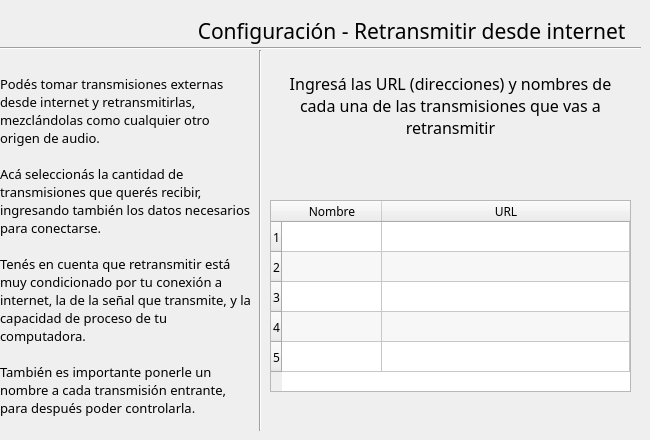
  <widget class="QWizardPage" name="PaginaConfiguracionHTTP">
   <property name="title">
    <string/>
   </property>
   <property name="subTitle">
    <string/>
   </property>
   <widget class="QLabel" name="label_3">
    <property name="geometry">
     <rect>
      <x>0</x>
      <y>60</y>
      <width>251</width>
      <height>371</height>
     </rect>
    </property>
    <property name="font">
     <font>
      <family>Freak Turbulence BRK</family>
      <pointsize>10</pointsize>
     </font>
    </property>
    <property name="text">
     <string>Podés tomar transmisiones externas desde internet y retransmitirlas, mezclándolas como cualquier otro origen de audio.

Acá seleccionás la cantidad de transmisiones que querés recibir, ingresando también los datos necesarios para conectarse.

Tenés en cuenta que retransmitir está muy condicionado por tu conexión a internet, la de la señal que transmite, y la capacidad de proceso de tu computadora.

También es importante ponerle un nombre a cada transmisión entrante, para después poder controlarla.</string>
    </property>
    <property name="wordWrap">
     <bool>true</bool>
    </property>
   </widget>
   <widget class="Line" name="line_8">
    <property name="geometry">
     <rect>
      <x>250</x>
      <y>50</y>
      <width>20</width>
      <height>381</height>
     </rect>
    </property>
    <property name="orientation">
     <enum>Qt::Vertical</enum>
    </property>
   </widget>
   <widget class="QLabel" name="label_4">
    <property name="geometry">
     <rect>
      <x>270</x>
      <y>70</y>
      <width>361</width>
      <height>71</height>
     </rect>
    </property>
    <property name="font">
     <font>
      <family>Freak Turbulence BRK</family>
      <pointsize>12</pointsize>
     </font>
    </property>
    <property name="text">
     <string>Ingresá las URL (direcciones) y nombres de cada una de las transmisiones que vas a retransmitir</string>
    </property>
    <property name="alignment">
     <set>Qt::AlignCenter</set>
    </property>
    <property name="wordWrap">
     <bool>true</bool>
    </property>
   </widget>
   <widget class="QTableWidget" name="tableWidget">
    <property name="geometry">
     <rect>
      <x>270</x>
      <y>200</y>
      <width>361</width>
      <height>192</height>
     </rect>
    </property>
    <property name="sizePolicy">
     <sizepolicy hsizetype="MinimumExpanding" vsizetype="Expanding">
      <horstretch>0</horstretch>
      <verstretch>0</verstretch>
     </sizepolicy>
    </property>
    <property name="minimumSize">
     <size>
      <width>300</width>
      <height>192</height>
     </size>
    </property>
    <property name="baseSize">
     <size>
      <width>0</width>
      <height>0</height>
     </size>
    </property>
    <property name="font">
     <font>
      <family>Jura</family>
     </font>
    </property>
    <property name="frameShape">
     <enum>QFrame::StyledPanel</enum>
    </property>
    <property name="frameShadow">
     <enum>QFrame::Sunken</enum>
    </property>
    <property name="alternatingRowColors">
     <bool>true</bool>
    </property>
    <property name="rowCount">
     <number>5</number>
    </property>
    <attribute name="horizontalHeaderCascadingSectionResizes">
     <bool>true</bool>
    </attribute>
    <attribute name="horizontalHeaderDefaultSectionSize">
     <number>100</number>
    </attribute>
    <attribute name="horizontalHeaderMinimumSectionSize">
     <number>50</number>
    </attribute>
    <attribute name="horizontalHeaderStretchLastSection">
     <bool>true</bool>
    </attribute>
    <attribute name="verticalHeaderDefaultSectionSize">
     <number>30</number>
    </attribute>
    <row/>
    <row/>
    <row/>
    <row/>
    <row/>
    <column>
     <property name="text">
      <string>Nombre</string>
     </property>
     <property name="font">
      <font>
       <family>Jura</family>
      </font>
     </property>
    </column>
    <column>
     <property name="text">
      <string>URL</string>
     </property>
     <property name="font">
      <font>
       <family>Jura</family>
      </font>
     </property>
    </column>
   </widget>
   <widget class="Line" name="line_14">
    <property name="geometry">
     <rect>
      <x>0</x>
      <y>40</y>
      <width>641</width>
      <height>16</height>
     </rect>
    </property>
    <property name="orientation">
     <enum>Qt::Horizontal</enum>
    </property>
   </widget>
   <widget class="QLabel" name="label_17">
    <property name="geometry">
     <rect>
      <x>0</x>
      <y>10</y>
      <width>631</width>
      <height>41</height>
     </rect>
    </property>
    <property name="font">
     <font>
      <family>Freak Turbulence BRK</family>
      <pointsize>16</pointsize>
     </font>
    </property>
    <property name="layoutDirection">
     <enum>Qt::LeftToRight</enum>
    </property>
    <property name="text">
     <string>Configuración - Retransmitir desde internet </string>
    </property>
    <property name="alignment">
     <set>Qt::AlignRight|Qt::AlignTrailing|Qt::AlignVCenter</set>
    </property>
   </widget>
  </widget>
